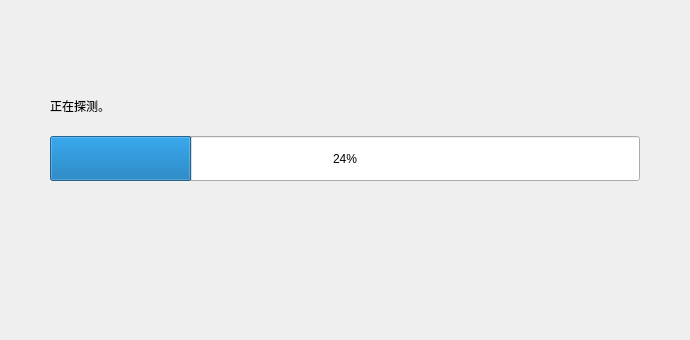
<?xml version="1.0" encoding="UTF-8"?>
<ui version="4.0">
 <class>QDetectProgressBar</class>
 <widget class="QWidget" name="QDetectProgressBar">
  <property name="geometry">
   <rect>
    <x>0</x>
    <y>0</y>
    <width>690</width>
    <height>340</height>
   </rect>
  </property>
  <property name="windowTitle">
   <string>QDetectProgressBar</string>
  </property>
  <widget class="QProgressBar" name="progressBar">
   <property name="geometry">
    <rect>
     <x>50</x>
     <y>136</y>
     <width>590</width>
     <height>45</height>
    </rect>
   </property>
   <property name="value">
    <number>24</number>
   </property>
   <property name="alignment">
    <set>Qt::AlignRight|Qt::AlignTrailing|Qt::AlignVCenter</set>
   </property>
   <property name="textVisible">
    <bool>true</bool>
   </property>
   <property name="invertedAppearance">
    <bool>false</bool>
   </property>
   <property name="bars" stdset="0">
    <string>normal</string>
   </property>
  </widget>
  <widget class="QLabel" name="label">
   <property name="geometry">
    <rect>
     <x>50</x>
     <y>86</y>
     <width>300</width>
     <height>40</height>
    </rect>
   </property>
   <property name="text">
    <string>正在探测。</string>
   </property>
  </widget>
 </widget>
 <layoutdefault spacing="6" margin="11"/>
 <resources/>
 <connections/>
</ui>
